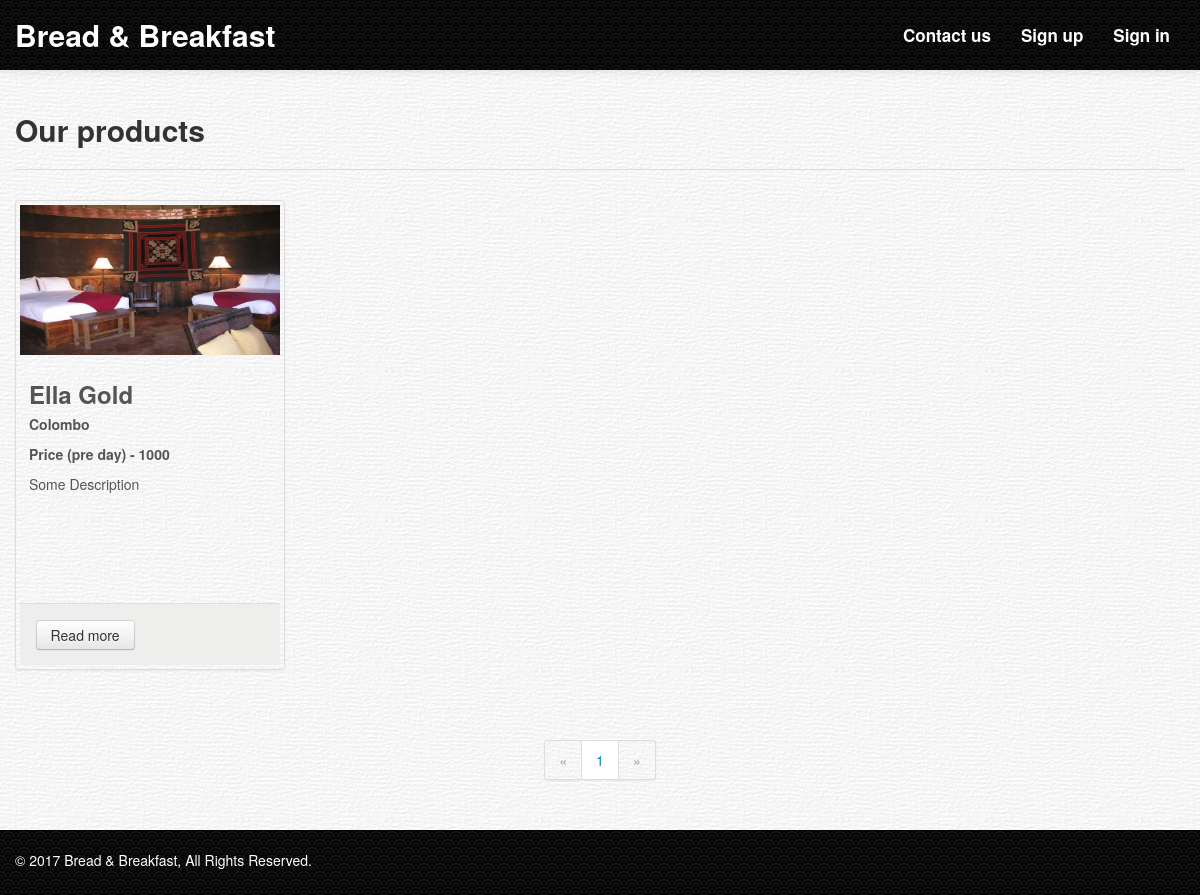
The page /view_lodging.php?P_Search=Ella Gold on the database its author committed.
### tables this page shows
CREATE TABLE `lodging` (
  `id` int(11) NOT NULL AUTO_INCREMENT,
  `name` varchar(200) NOT NULL,
  `price` int(11) NOT NULL,
  `description` text NOT NULL,
  `long_description` text,
  `location` varchar(50) NOT NULL,
  `image_url` text NOT NULL,
  `availability` tinyint(1) DEFAULT '1' COMMENT '1 - available 0 - unavailable',
  `user_id` int(11) NOT NULL,
  `created_date` timestamp NOT NULL DEFAULT CURRENT_TIMESTAMP,
  `status` tinyint(1) DEFAULT '1',
  PRIMARY KEY (`id`)
);

### view_lodging.php (the view, shortened to what this page needs)
<?php
	include_once("config/db_config.php");
	include('layouts/header.php');
  $P_Search   = "";
  $pagination = "";
  $search     = "";
  $p_num      = "";
?>
    <div class="content">
        <div class="container">
          <div class="page-header">
            <h2>Our products</h2>
          </div>
        <?php
          if (isset($_GET['P_Search'])) {
            $search   = $_GET['P_Search'];
            $P_Search = 'WHERE availability = "1" AND name LIKE "%'.$_GET['P_Search'].'%" OR price LIKE "%'.$_GET['P_Search'].'%" OR location LIKE "%'.$_GET['P_Search'].'%"';
          } else {
            $P_Search = 'WHERE availability = "1"';
          }
          $results      = $connection->query("SELECT * FROM lodging $P_Search ORDER BY id DESC $pagination");
          $all_results  = $connection->query("SELECT * FROM lodging $P_Search");
          $result_count = mysqli_num_rows($results);
			    $all_count    = mysqli_num_rows($all_results);
            if ($result_count>0) {
              $column_per_row = 4;
              $row_count = ceil($result_count/$column_per_row);
              $row_arry = array();
                for ($x=1; $x <= $row_count; $x++) {
                  $column = (($column_per_row*$x)-$column_per_row)+1;
                  $row_arry += array($x => $column);
                }
              $xy = 1;
              while($obj = $results->fetch_object())
              {
                  if (in_array($xy, $row_arry)) {
                    echo '<div class="row-fluid">
                            <ul class="thumbnails">';
                  }
                    ?>
                    <li class="span3">
                    <form action="lodging_detail_view.php" method="post">
                      <div class="thumbnail">
                        <img src="<?php echo $obj->image_url;?>" alt="product name" style="height: 150px">
                        <div class="caption">
                          <h3 style="margin-bottom: 0px;"><?php echo $obj->name;?></h3>
                          <h5 style="margin-top: 0px;"><?php echo $obj->location;?></h5>
                          <h5>Price (pre day) - <?php echo $obj->price;?></h5>
                          <p style="height: 110px;">
                            <?php echo $obj->description;?>
                          </p>
                        </div>
                        <div class="widget-footer">
                          <p>
                            <button class="btn">Read more</button>
                          </p>
                        </div>
                      </div>
                    </form>
                    </li>
                  <?php
                    $xy++;
                }
            	} else {
                	echo '<div class="alert alert-danger alert-dismissible" role="alert" style="text-align: center;">
                          	<button type="button" class="close" data-dismiss="alert" aria-label="Close"><span aria-hidden="true">&times;</span></button>
                          	<strong>Oops!</strong> Products Not Found !.
                    	</div>';
            	}
        ?>
            </ul>
          </div>
          <div class="pagination pagination-centered">
                <ul>
                  <li class="disabled">
                    <a>&laquo;</a>
                  </li>
                  <?php
                    $column_per_rows = 12;
                    $row_counts = ceil($all_count/$column_per_rows);
                    for ($i=0; $i < $row_counts; $i++) {
                      $pagination_no = $i+1;
                      $pagination_count = $i*12;
                  ?>
                  <li <?php if ($pagination_count == $p_num) { echo 'class="active"'; }?> >
                    <a href="view_lodging.php?pagination=<?php echo $pagination_count; ?>&P_Search=<?php echo $search;?>">
                      <?php echo $pagination_no; ?>
                    </a>
                  </li>
                  <?php } ?>
                  <li class="disabled">
                    <a>&raquo;</a>
                  </li>
                </ul>
          </div>
        </div>
    </div>
<?php
	include('layouts/footer.php');
?>

### assets/css/boot-business.css (style rules this page uses)
.content { padding: 30px 0; background: url('../img/content.png'); }
.thumbnail img { width: 100%; }
.page-header { margin: 0 0 30px; border-bottom: 1px solid #ddd; }
.widget-footer { padding: 6%; background-color: #EEEEEC; border-top: 1px solid #DDD; }
.widget-footer p { margin: 0; }
@media (min-width: 1200px) { body { padding-top: 70px; } }

### rows shown on the page
lodging: image_url (picture), name "Ella Gold", location "Colombo", price "1000", description "Some Description"

### other values the page prints
$pagination_no "1"
